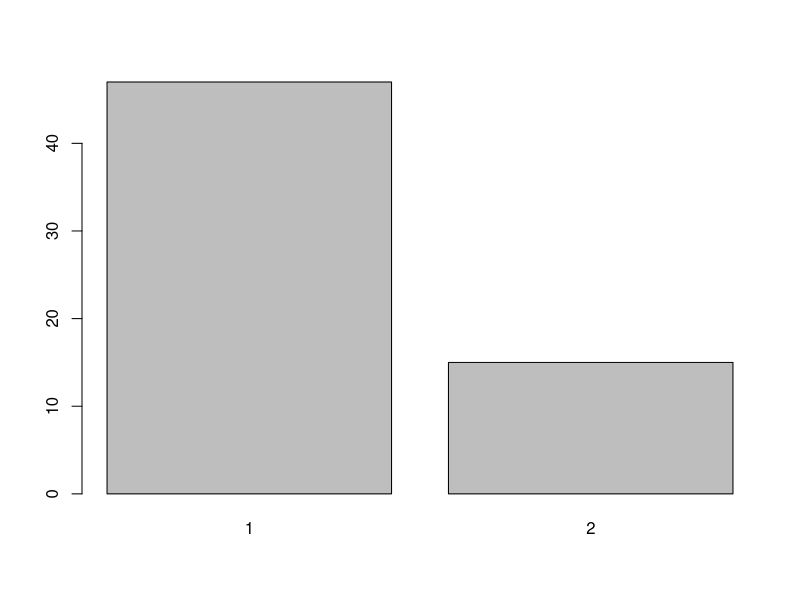

R code for this plot:
# Pacotes
require(dplyr)
require(ggplot2)
require(tidyr)


# Carregamento da base de dados

dados <- tibble(read.table('base_de_dados.txt', header = T)) # Base do github
head(dados)

str(dados)
summary(dados)

tempos <- c(sum(is.na(dados$t1)), sum(is.na(dados$t2)), sum(is.na(dados$t3)),
            sum(is.na(dados$t4)), sum(is.na(dados$t5)), sum(is.na(dados$t6)))

# correlacão

View(dados)


# Tratamento dos dados

dados$sexo <- as.factor(dados$sexo)

# Análise gráfica Colocar mais coisas


barplot(table(as.factor(dados$sexo))) # distribuição por genero
 

# Transformando os dados em fortmato longo
# Ver se tem um id de paciente
dados_longos <- dados %>% pivot_longer(
    cols = starts_with("t"),               
    names_to = "tempo",                   
    values_to = "citocina_t",              
    names_prefix = "t"                    
)
